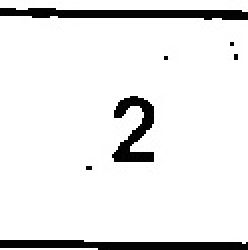
#> input picture data/debug/Q1_2_roi.jpg, 124 x 125 px (shown 2 times larger)
$ python -i preprocess.py   (imports and definitions only)   (older library calls are emulated)
#> lines starting #> are read from the running program, lines starting #| are printed output that depends on the picture
#> further down, picture is the input picture: shape (125, 124); min 0, max 255, mean 232.8
"""
Preprocesses raw survey scan images for mark detection.

Accepts any image or PDF file — phone photo, flatbed scan,
CamScanner PDF, Adobe Scan — and returns a clean, straight,
high-contrast image ready for alignment and OMR detection.

Input:  Any image file (JPG, PNG, TIFF) or PDF
Output: Clean grayscale image saved to data/processed/
"""

import os
import cv2
import numpy as np
from pdf2image import convert_from_path


# ── Constants ─────────────────────────────────────────────────────────────────

# Minimum image dimension in pixels — below this we request a re-scan
MIN_DIMENSION_PX = 800

# Maximum skew angle we attempt to correct — beyond this, flag for re-scan
MAX_SKEW_DEGREES = 15

# Target DPI when converting PDF pages to images
PDF_DPI = 300


# ── Public entry point ────────────────────────────────────────────────────────

# [199 lines left out: functions preprocess, _load, _load_pdf, _load_image, _check_quality, _to_grayscale and 1 more, not called in this run]


# ── Step 5: Deskew ────────────────────────────────────────────────────────────

def _deskew(gray: np.ndarray) -> np.ndarray:
    """Correct rotational skew in a scanned document.

    Detects the dominant text/line angle using minimum area
    rectangle fitting on foreground pixels, then rotates to
    correct it. Skew beyond MAX_SKEW_DEGREES is not corrected
    — those scans should be re-captured.

    Args:
        gray: Grayscale image as a numpy array.

    Returns:
        Deskewed image as a numpy array.
    """
    # Find foreground pixels (dark marks on white background)
    inverted = cv2.bitwise_not(gray)
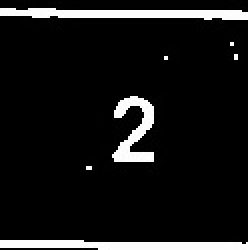
#> inverted: shape (125, 124) (shown 2 times larger); min 0, max 255, mean 22.2
    coords = np.column_stack(np.where(inverted > 0))
#> coords = 2398 pairs, first value 0 to 124, second value 0 to 123

    if len(coords) < 100:
        # Not enough foreground content to estimate angle
        return gray

    # Fit minimum area rectangle to all foreground pixels
    angle = cv2.minAreaRect(coords)[-1]
#> angle = -90

    # Convert angle to standard rotation convention
    if angle < -45:
        angle = -(90 + angle)
#> angle = 0
    else:
        angle = -angle

    # Skip correction if skew is negligible
    if abs(angle) < 0.5:
        return gray

    # Skip correction if skew is beyond our safe range
    if abs(angle) > MAX_SKEW_DEGREES:
        print(
            f"  Warning      Skew angle {angle:.1f}° exceeds "
            f"{MAX_SKEW_DEGREES}° limit. Skipping correction. "
            f"Consider re-scanning."
        )
        return gray

    # Rotate to correct the skew
    (h, w) = gray.shape[:2]
    center = (w // 2, h // 2)
    matrix = cv2.getRotationMatrix2D(center, angle, 1.0)
    corrected = cv2.warpAffine(
        gray, matrix, (w, h),
        flags=cv2.INTER_CUBIC,
        borderMode=cv2.BORDER_CONSTANT,
        borderValue=255  # Fill new border areas with white
    )

    return corrected


# ── Step 6: Enhance contrast ──────────────────────────────────────────────────

# [103 lines left out: functions _enhance_contrast, preprocess_batch, not called in this run]

>>> import cv2
>>> picture = cv2.imread('../../data/debug/Q1_2_roi.jpg', cv2.IMREAD_GRAYSCALE)
>>> result = _deskew(picture)

$ run again, on data/debug/Q1_3_roi.jpg
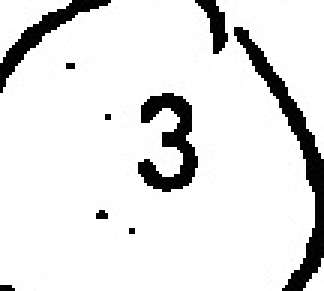
#> input picture data/debug/Q1_3_roi.jpg, 108 x 97 px (shown 3 times larger)
#> picture is the input picture: shape (97, 108); min 0, max 255, mean 227.7
#> in _deskew, `inverted = cv2.bitwise_not(gray)`:
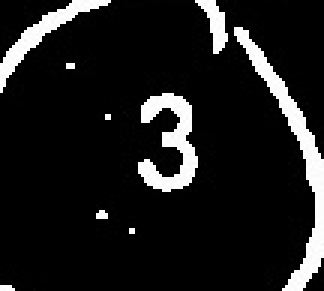
#> inverted: shape (97, 108) (shown 3 times larger); min 0, max 255, mean 27.3
#> coords = 2620 pairs, first value 0 to 96, second value 0 to 107
#> in _deskew, `angle = cv2.minAreaRect(coords)[-1]`: angle = -90
#> in _deskew, `angle = -(90 + angle)`: angle = 0

$ run again, on data/debug/Q2_4_roi.jpg
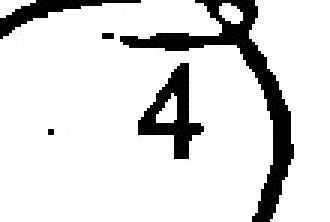
#> input picture data/debug/Q2_4_roi.jpg, 110 x 74 px (shown 3 times larger)
#> picture is the input picture: shape (74, 110); min 0, max 255, mean 219.7
#> in _deskew, `inverted = cv2.bitwise_not(gray)`:
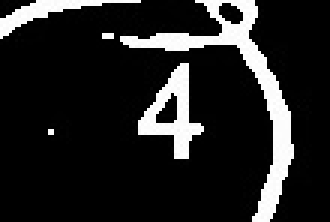
#> inverted: shape (74, 110) (shown 3 times larger); min 0, max 255, mean 35.3
#> coords = 2230 pairs, first value 0 to 73, second value 0 to 103
#> in _deskew, `angle = cv2.minAreaRect(coords)[-1]`: angle = -90
#> in _deskew, `angle = -(90 + angle)`: angle = 0

$ run again, on data/debug/Q3_4_roi.jpg
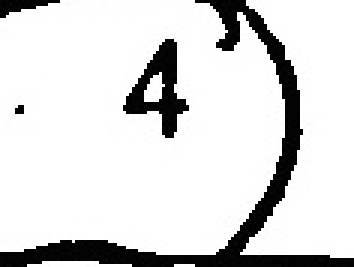
#> input picture data/debug/Q3_4_roi.jpg, 118 x 89 px (shown 3 times larger)
#> picture is the input picture: shape (89, 118); min 0, max 255, mean 218
#> in _deskew, `inverted = cv2.bitwise_not(gray)`:
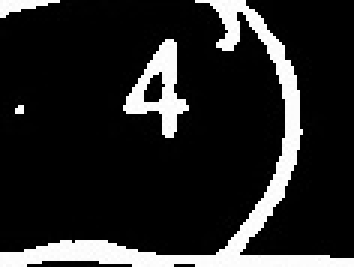
#> inverted: shape (89, 118) (shown 3 times larger); min 0, max 255, mean 37
#> coords = 3074 pairs, first value 0 to 88, second value 0 to 117
#> in _deskew, `angle = cv2.minAreaRect(coords)[-1]`: angle = -90
#> in _deskew, `angle = -(90 + angle)`: angle = 0
